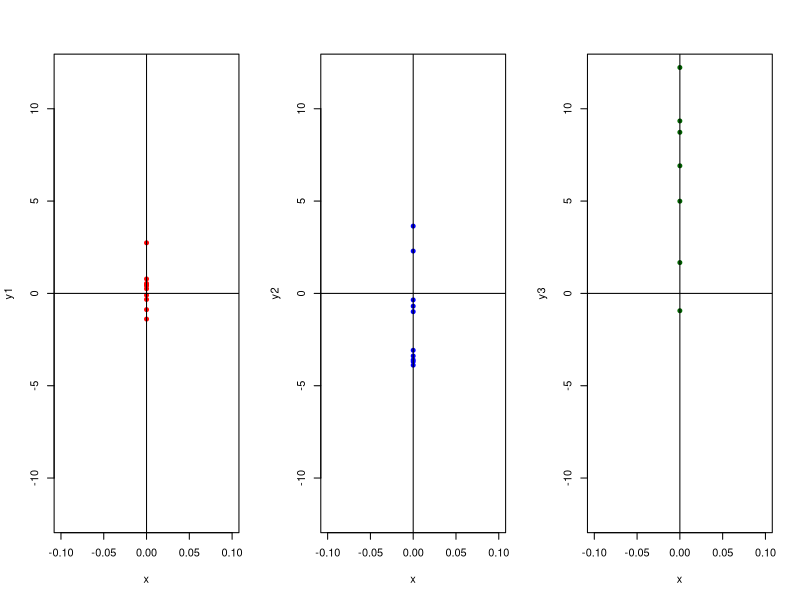
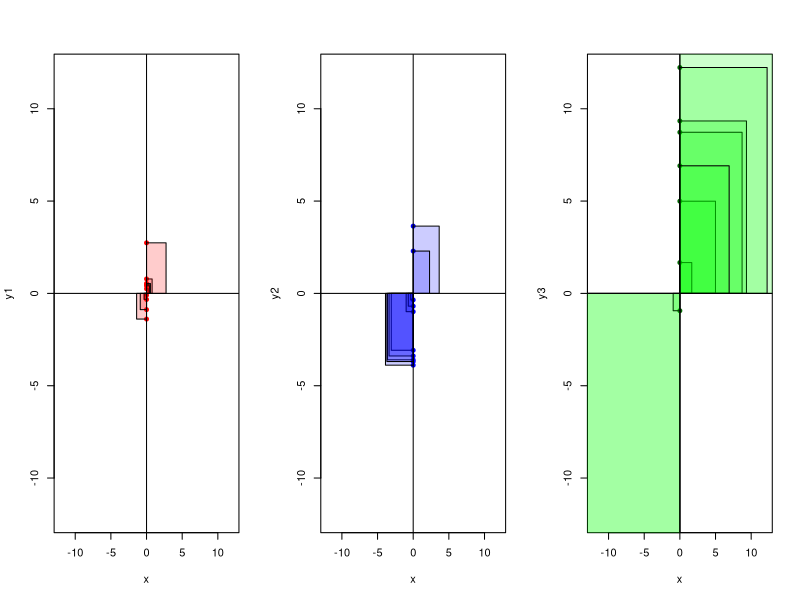
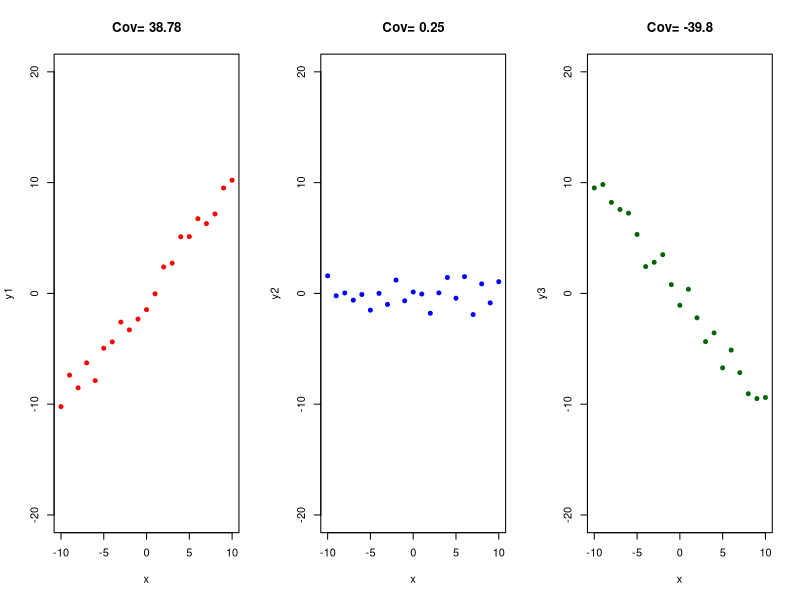
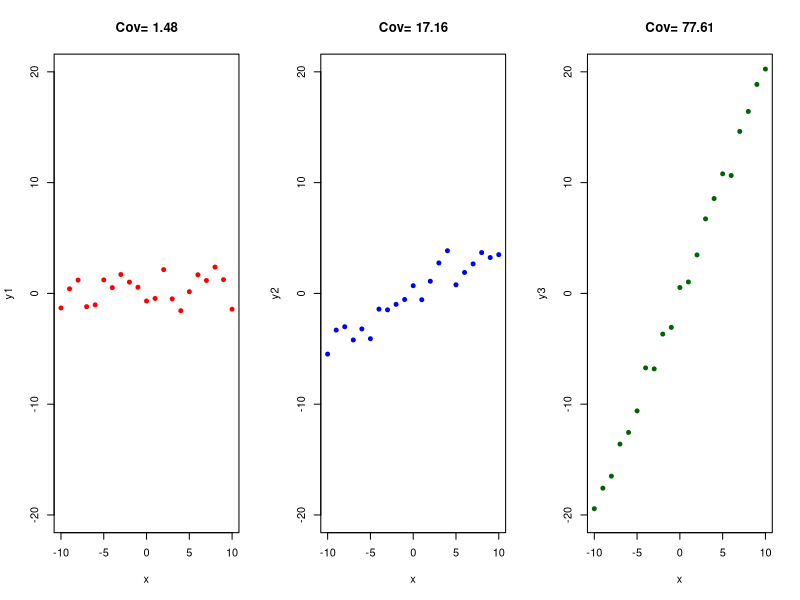
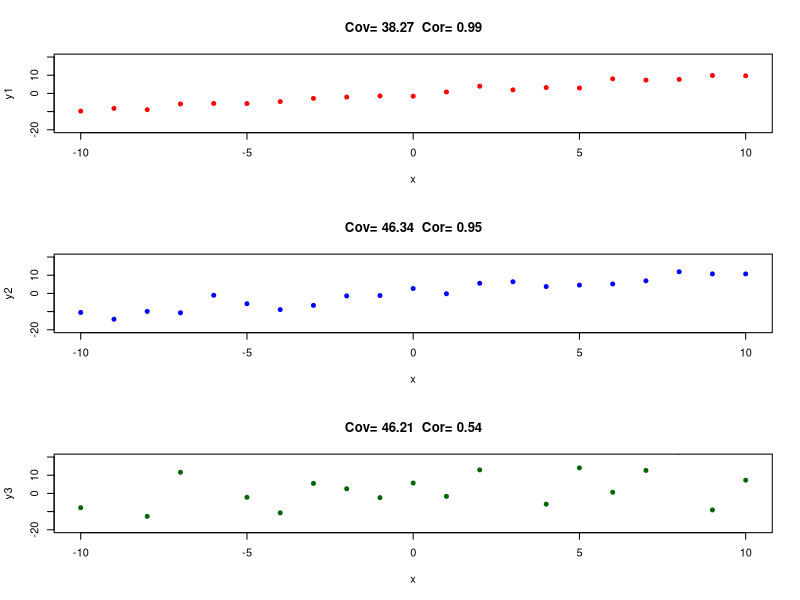
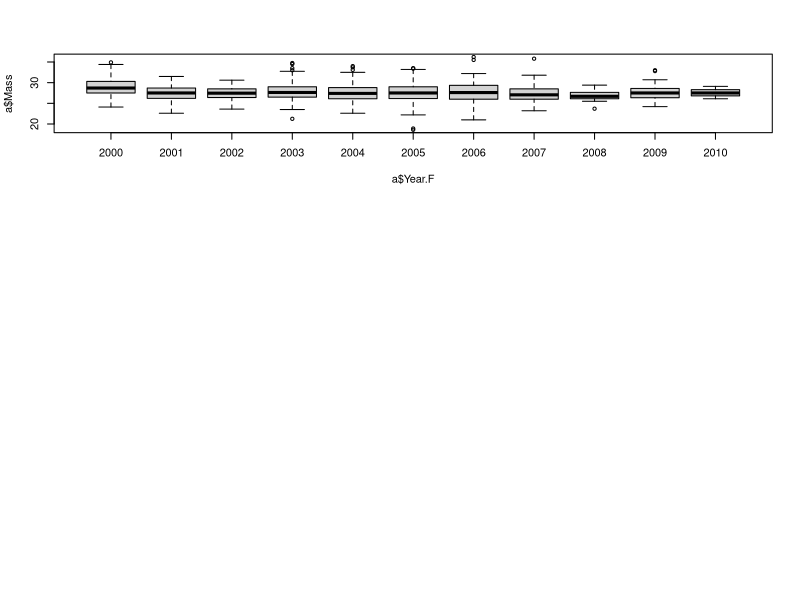
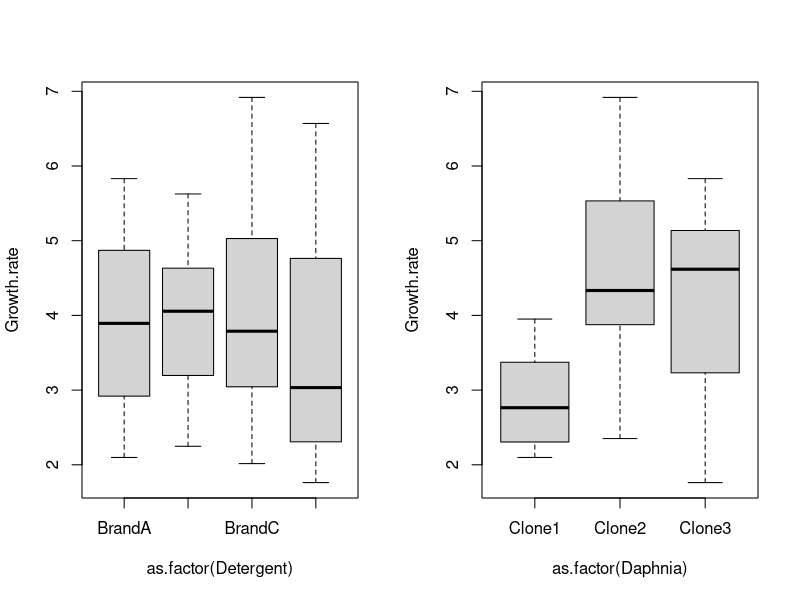
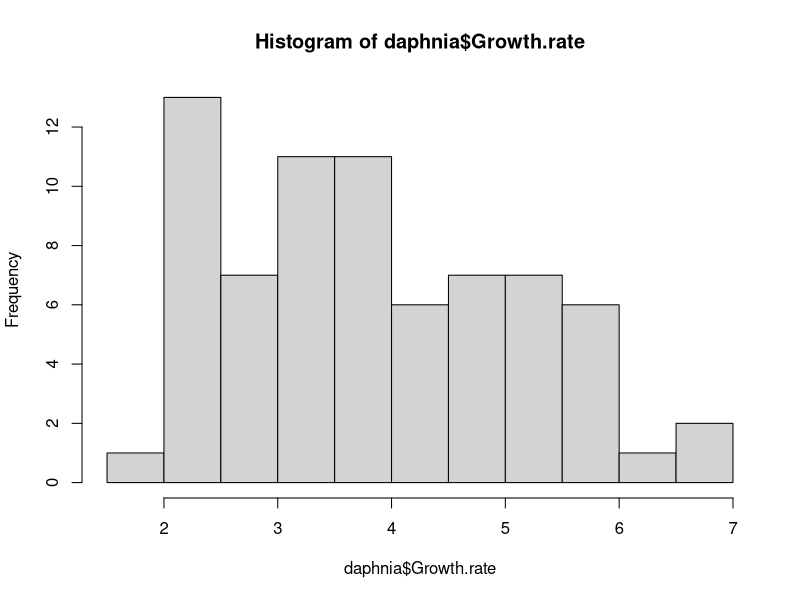

Reproduce these figures in R, in order.
## Stats with sparrows


## SwS 10 - R squared, covariance, correlation ----

# covariance - how 2 variables change together
# product of sums of squares for x and y
# depends on units etc can be v big/small 

# covariance vs correlation
# correlation = cov/product of st dev for x and y
# STANDARDISED version of covariance
# will be between -1 and 1 - (easier to interpret/more meaningful/generally 
# applicable/comparable between studies than covar!)

# r squared
# coefficient of determination
# proportion of variance in y explained by x

# square of cor coef for 1 expl var
# >1 expl var: r^2 = 1 - SSresiduals / SStotal (SS=sums of squares=variance)

# cor coef describes relationship between x and y, between -1 and 1
# r squared describes how strong x and y correlated, between 0 and 1


## Hand-out work ----

# First, remember that the	variance is	really	just the sum of	the	deviations	from	the	mean.	
# That	means, for a given	dataset, we	take the mean,	and	then	subtract that	from	each	
# datapoint. That deviation then	is	squared,	and	we	add	all	up.	We	then	divide	by	the	sample	
# size	(minus	one).	We	can	visualize that	neatly:
rm(list = ls())
# create three data sets y with different variances (1, 10, 100)
# rnorm() requires sample size (20), mean and sd
y1<-rnorm(10, mean=0, sd=sqrt(1))
var(y1)

y2 <- -rnorm(10, mean=0, sd=sqrt(10))
var(y2)

y3<-rnorm(10, mean=0, sd=sqrt(100))
var(y3)

# create x for plotting
x <- rep(0, 10)
par(mfrow = c(1, 3))
plot(x, y1, xlim=c(-0.1,0.1), ylim=c(-12,12), pch=19, cex=0.8, col="red")
abline(v=0)
abline(h=0)

plot(x, y2, xlim=c(-0.1,0.1), ylim=c(-12,12), pch=19, cex=0.8, col="blue")
abline(v=0)
abline(h=0)

plot(x, y3, xlim=c(-0.1,0.1), ylim=c(-12,12), pch=19, cex=0.8, col="darkgreen")
abline(v=0)
abline(h=0)

# clear that y3 has larger variance - all have same mean

# now plot w the squares
?polygon()
par(mfrow = c(1, 3))

plot(x, y1, xlim=c(-12,12), ylim=c(-12,12) ,pch=19, cex=0.8, col="red")
abline(v=0)
abline(h=0)
polygon(x=c(0,0,y1[1],y1[1]),y=c(0,y1[1],y1[1],0), col=rgb(1, 0, 0,0.2))
polygon(x=c(0,0,y1[2],y1[2]),y=c(0,y1[2],y1[2],0), col=rgb(1, 0, 0,0.2))
polygon(x=c(0,0,y1[3],y1[3]),y=c(0,y1[3],y1[3],0), col=rgb(1, 0, 0,0.2))
polygon(x=c(0,0,y1[4],y1[4]),y=c(0,y1[4],y1[4],0), col=rgb(1, 0, 0,0.2))
polygon(x=c(0,0,y1[4],y1[4]),y=c(0,y1[4],y1[4],0), col=rgb(1, 0, 0,0.2))
polygon(x=c(0,0,y1[5],y1[5]),y=c(0,y1[5],y1[5],0), col=rgb(1, 0, 0,0.2))
polygon(x=c(0,0,y1[6],y1[6]),y=c(0,y1[6],y1[6],0), col=rgb(1, 0, 0,0.2))
polygon(x=c(0,0,y1[7],y1[7]),y=c(0,y1[7],y1[7],0), col=rgb(1, 0, 0,0.2))
polygon(x=c(0,0,y1[8],y1[8]),y=c(0,y1[8],y1[8],0), col=rgb(1, 0, 0,0.2))
polygon(x=c(0,0,y1[9],y1[9]),y=c(0,y1[9],y1[9],0), col=rgb(1, 0, 0,0.2))
polygon(x=c(0,0,y1[10],y1[10]),y=c(0,y1[10],y1[10],0), col=rgb(1, 0, 0,0.2))

# for loops for y2 and y3
plot(x, y2, xlim=c(-12,12), ylim=c(-12,12), pch=19, cex=0.8, col="blue")
abline(v=0)
abline(h=0)
for (i in 1:length(y2)) {
    polygon(x=c(0,0,y2[i],y2[i]),y=c(0,y2[i],y2[i],0), col=rgb(0, 0, 1,0.2))
}
plot(x, y3, xlim=c(-12,12), ylim=c(-12,12), pch=19, cex=0.8, col="darkgreen")
abline(v=0)
abline(h=0)
for (i in 1:length(y3)) {
    polygon(x=c(0,0,y3[i],y3[i]),y=c(0,y3[i],y3[i],0), col=rgb(0, 1, 0,0.2))
}
# evident that green squares MUCH bigger than red, and the sum of them will be much larger


## covariance
# now if we have second variable, x
# can calculate the covariances between x and y as the product between 
# deviations of the mean

# simulate that x and y are related (by multiplying x with y but change intensity of association)
rm(list = ls())
par(mfrow = c(1, 3))

x<-c(-10:10)
var(x)

# here the association is 1:1, positive
y1 <- x*1 + rnorm(21, mean=0, sd=sqrt(1))
cov(x, y1)
plot(x, y1, xlim=c(-10,10), ylim=c(-20, 20), col="red", pch=19, cex=0.8,
     main=paste("Cov=",round(cov(x,y1),digits=2)))

# here there is no association
y2 <- rnorm(21, mean=0, sd=sqrt(1))
cov(x, y2)
plot(x, y2, xlim=c(-10,10), ylim=c(-20, 20), col="blue", pch=19, cex=0.8, 
     main=paste("Cov=",round(cov(x,y2),digits=2)))

# here the association is negative
y3 <- x*(-1) + rnorm(21, mean=0, sd=sqrt(1))
cov(x, y3)
plot(x, y3, xlim=c(-10,10), ylim=c(-20, 20), col="darkgreen", pch=19, cex=0.8,
     main=paste("Cov=",round(cov(x,y3),digits=2)))


# introduce stronger/weaker associations
rm(list = ls())
par(mfrow = c(1, 3))

x<-c(-10:10)
var(x)

# here the association is very weak, but not 0:
y1<-x*0.1 + rnorm(21, mean=0, sd=sqrt(1))
cov(x, y1)
plot(x, y1, xlim=c(-10,10), ylim=c(-20, 20), col="red", pch=19, cex=0.8, 
     main=paste("Cov=",round(cov(x,y1),digits=2)))

# here it is 0.5
y2<-x*0.5+ rnorm(21, mean=0, sd=sqrt(1))
cov(x, y2)
plot(x, y2, xlim=c(-10,10), ylim=c(-20, 20), col="blue", pch=19, cex=0.8,
     main=paste("Cov=",round(cov(x,y2),digits=2)))

# here the association is 2
y3<- x*2 +rnorm(21, mean=0, sd=sqrt(1))
cov(x, y3)
plot(x, y3, xlim=c(-10,10), ylim=c(-20, 20), col="darkgreen", pch=19, cex=0.8,
     main=paste("Cov=",round(cov(x,y3),digits=2)))


# covariance changes the stronger vars are associated
# BUT not v useful
# depends on units

# fix this by standardizing 
# so that response var has st dev of 1
# OR (more elegant) standardize using the st devs of both vars
# this cor coef helps gauge strength of association between 2 vars that co-vary
# between -1 and 1 (0=no association, -1 and 1 strongest possible)
# without units so comparable to diff datasets

# compare cov and cor:
cov(x,y1)
cor(x, y1)
cov(x,y2)
cor(x,y2)
cov(x,y3)
cor(x,y3)

# introduce variation in y
rm(list = ls())
par(mfrow = c(3, 1))

x<-c(-10:10)
var(x)

# here the association is 1:1, with low variance in y
y1<-x*1 + rnorm(21, mean=0, sd=sqrt(1))
cov(x, y1)
plot(x, y1, xlim=c(-10,10), ylim=c(-20, 20), col="red", pch=19, cex=0.8,
     main=paste("Cov=",round(cov(x,y1),digits=2)," Cor=",round(cor(x,y1),digits=2)))

# The association remains 1:1, but higher variance in y
y2<-x*1 + rnorm(21, mean=0, sd=sqrt(10))
cov(x, y2)
plot(x, y2, xlim=c(-10,10), ylim=c(-20, 20), col="blue", pch=19, cex=0.8, 
     main=paste("Cov=",round(cov(x,y2),digits=2)," Cor=",round(cor(x,y2),digits=2)))

# even bigger variance in y
y3<- x*1 + rnorm(21, mean=0, sd=sqrt(100))
cov(x, y3)
plot(x, y3, xlim=c(-10,10), ylim=c(-20, 20), col="darkgreen", pch=19, cex=0.8,
     main=paste("Cov=",round(cov(x,y3),digits=2)," Cor=",
                round(cor(x,y3),digits=2)))
# cov stays ~same (higher x, higher y still 1:1)
# correlation decreases - more noise - less clear correlation


## calculus for mean, var, cov ----
rm(list= ls())

#### rules for the mean

## 1. the mean of a constant is the constant
mean(4)

## 2. adding a constant value to each term increases the mean (or 
# expected value) by the constant
y<-c(-3,5,8,-2)
mean(y)
mean(y+4)
mean(y)+4

## 3. multiplying each term by a constant value multiplies the mean 
# by that constant
mean(y*4)
mean(y)*4

## 4. the mean of the sum of 2 vars is the sum of the means
y1<-runif(n=4)
mean(y1)
mean(y)
mean(y1) + mean(y)
mean(y1+y)


#### rules for the variance

## 1. the variance of a constant is 0
a<-c(4,4,4,4)
var(a)

## 2. adding a constant value to the variable does not change the variance,
# it only shifts the mean
var(y)
mean(y)
var(y+4)
mean(y+4)

## 3. multiplying a random var by a constant increases the variance by the
# square of the constant
var(y)
var(y*2)
var(y*4)

## 4. the variance of the sum of 2/more random vars is equal to the sum of 
# each of their variances only when the random vars are independent
# independent means their covariance is 0
var(y)
y2<-c(-2, -10, 20, 18)
var(y2)
var(y+y2)
var(y) + var(y2)


#### rules for covariances

## 1. the covariance of 2 constants, c and k, is 0
rm(list = ls())
a<-rep(4,10)
b<-rep(6,10)
cov(a,b)

## 2. the covariance of 2 indpendent random vars is 0
rm(list = ls())
x<-runif(10)
y<-runif(10)
cov(x,y)

## 3. the covariance is a combinative (not affected by order)
cov(x, y)
cov(y, x)

## 4. the covariance of a random variable with a constant is 0
a<-rep(4,10)
cov(x,a)

## 5. adding a constant to either/both random vars does not change 
# their covariances
cov(x,y)
cov((x+5), y)
cov((x+5),(y+5))

## 6. multiplying a random var by a constant multiplies the covariance by 
# that constant
cov(x,y)
cov(x*2,y)

## 7. the covariance of a random var with a sum of random vars is just the 
# sum of the covariances with each of the random variables
z <- x*0.4+0.1*runif(10)
cov((x+y),z)
cov(x,z)+cov(y,z)


## SwS 11a - Linear models w categorical predictors ----

# lm(response ~ explanatory)

a <- read.table("../data/SparrowSize.txt", header=TRUE)
str(a)

# sex: 0 and 1
catmod1 <- lm(Mass ~ Sex, data=a)
summary(catmod1)

# yi = b0 + b1xi + epsiloni
# when xi = 0 (female) b0 will be intercept (yi = b0 + epsiloni)
# when xi = 1 (male) -- b1xi is the diff between females and males (yi = b0 + b1xi + epsiloni)
# like a ttest

# so in summary(catmod1) - intercept = mean mass for female, 
# add ~half a gram -> ave male mass (bit labelled Sex)

# mean of each group:
# females = intercept
# males = intercept + b1 (b1 diff between groups)

## intercept is the mean of reference category - R chooses this alphanumerically (can force-add 0 in front!)

catmod2 <- lm(Mass ~ Sex.1, data=a)
summary(catmod2)
# values still the same


## categorical predictors with more than 2 levels

# year as categorical predictor
# hypothesis: diff yrs have diff food supply
# prediction: mass differs between years

# have to tell R to use years as categorical

a$Year.F <- as.factor(a$Year)
str(a)

catmod3 <- lm(Mass ~ Year.F, data=a)
summary(catmod3)
# all categories compared to reference category
# sig stars against most - doesn't mean all years compleetly diff - only compared to ref
# have to do post-doc tests to compare each year

plot(a$Mass ~ a$Year.F)

## key points:
# r chooses ref level alpha numerically
# intercept = mean of ref level
# estimates = diff to ref level
# ttest: diff to ref level
# using cat vars w many levels - not so good because losing lots of degrees of freedom


## SwS 11b - multiple linear models ----

# can have >1 explanatory vars
# can mix continuous and factorial explanatory vars
# complexity increases
# BUT careful - need to be easily explained, presented

# yi = b0 + b1xio + b2xi1 + b3xi2 + epsiloni

## eg w 2 predictor vars
# yi = b0 + b1xio + b2xi1 + epsiloni
# b0 = intercept
# b1 = estimates effect of continuous var x0 (tarsus)
# b2 = estimates effect of 2-level factor x1 (sex)

# w no effect
# females (xi2 = 0) -> yi = b0 + b1xi0 + epsiloni 
# males (xi2 = 1) -> y = b0 + b1xi0 + b2 + epsiloni - males have diff intercept = b0 + b2
# slope same 

# males heavier than females, still no effect of tarsus
# estimate sig diff to females (mean is diff)

# effect of tarsus not sex
# sig effect of slope


## interaction of terms
# what if effect of sex and tarsus (would have diff intercepts and slopes)
# yi = b0 + b1xi0 + b2xi1 + b3xi0xi1 + epsiloni
# costs LOTS of degrees of freedom - and MUST have a biological explanation!!!!
# b3 term has xi0 (sex) and xi1 (tarsus) interacting
# no new variables - just interacting existing one
# females: linear function still same (intercept and slope) ( because xi0 = 0)
# males: -> b0 + b2 + (b1 = b3)xi0 + epsiloni  - both slope and intercept diff from females

# b0 - intercept of ref group
# b1 - slope of ref group
# b2 - diff of intercept of group 1 to ref
# b3 - diff of slope of group 1 to ref

# don't interpret estimates from lm summary by themselves for interactions!!

# t value for intercepts - whether diff from 0


## KEY - making models - THINK about which variables biologically meaningful!!!! ----
## model + vs *
# if slope is ~ same for all vars - add them
# if there is BIO JUSTIFICATION for slope being diff for diff vars - then would 
# be interaction - if not justification - no interaction!!
# generally not penalised for too simple model - WILL be penalised if too 
# complex for no reason/cannot be interpreted!!!


## SwS 11c ----

# multiple continuous predictors, interactions between continuous predictors, 
# interactions between categorical predictors

# interactions between continuous predictors
# main effects cannot be interpreted in isolation 
# difficult to interpret, visualise
# only do if meaning behind and relevant to hypothesis

## what to use when:
## Always think of hypothesis, depends on q
## do you want to:
# predict
# explain
# explore
# account for variables

# models 
# interpretation for continuous vs cat vars differs - know which using
# know your data
# do not over-fit


## Hand-out work ----
rm(list=ls())

## Daphnia growth
# rate of growth in water containing 4 diff detergents and using
# individuals of 3 diff clones

## load and examine data
daphnia <- read.delim("../data/daphnia.txt")
summary(daphnia)
head(daphnia)
str(daphnia)

## check for outliers
# from summary data- categories have sufficient sample sizes - homegeneous dataset
par(mfrow = c(1, 2))
plot(Growth.rate ~ as.factor(Detergent), data=daphnia)
plot(Growth.rate ~ as.factor(Daphnia), data = daphnia)
# outliers in boxplots would be circles - none here

## homegeneity of variances - important assumption
# looking at plot - look sort of simialr (rule of thumb: ratio between largest
# var and smalled should not be much more than 4)
require(dplyr)
daphnia %>%
    group_by(Detergent) %>%
    summarise (variance=var(Growth.rate))
# fairly similar
daphnia %>%
    group_by(Daphnia) %>%
    summarise (variance=var(Growth.rate))
# var for clone 1 more than 4 times smaller than others - borderline but we'll go with it
# keep this in mind when interpreting results!!!
# would be explicitly clear about assumptions in report -> (“the	assumption	of	normality	was violated	- the	ratio	between	the	largest	and smallest variance	was	5,	which	is	slightly	too	much	and	might	bias	the	least	square	estimators”)	and	consider	the	consequences	of	this	for	when	you	draw	your	conclusions (also	explicitly	in	your	report).

## are the data normally distributed?
dev.off()
hist(daphnia$Growth.rate)
# Errr.	Well.	This	is	a	good	one.	WHAT	exactly	needs	to	be	normally	distributed?	And	how	close	to	normal	should	it	be?	Linear	regression	assumes	normality,	but it is	reasonably robust	against	violations.	However,	it	assumes	that	the	observations	for	each	x	are	normal.	So,	if	you	measure	something	at	x-2	10	times,	you’d	expect	the	resulting	y	to	be	normally distributed.	Zuur	et	al.	2010	nicely	shows	this.	Really,	we	are	interested	in	the	residuals.	So	we’ll	look	at	that	later	in	more	detail	and	for	now	hope	that	the	growth	rate	is	ok-ish	normally	distributed.

## are there excessively many zeros?
# from hist, no

## is there co-linearity among the covariates?
# only have categories here so doesn't apply
# check if all combinations represented - we know this data homogeneous

## visually inspect relationships
# done w boxplots above - no continuous covariates, maybe clone 1 has effect-that's about it

## consider interactions?
# no


### Model daphnia

# first make barplots of mean and se for both genotype and detergent

# get means and se
seFun <- function(x) {
    sqrt(var(x)/length(x))
}
detergentMean <- with(daphnia, tapply(Growth.rate, INDEX = Detergent,
                                      FUN = mean))
detergentSEM <- with(daphnia, tapply(Growth.rate, INDEX = Detergent,
                                     FUN = seFun))
cloneMean <- with(daphnia, tapply(Growth.rate, INDEX = Daphnia, FUN = mean))
cloneSEM <- with(daphnia, tapply(Growth.rate, INDEX = Daphnia, FUN = seFun))

# plot
par(mfrow=c(2,1),mar=c(4,4,1,1))  # plot one above other and reduce size of margins
barMids <- barplot(detergentMean, xlab = "Detergent type", 
                   ylab = "Population growth rate", ylim = c(0, 5))
arrows(barMids, detergentMean - detergentSEM, barMids, detergentMean +
           detergentSEM, code = 3, angle = 90)
barMids <- barplot(cloneMean, xlab = "Daphnia clone", 
                   ylab = "Population growth rate", ylim = c(0, 5))
arrows(barMids, cloneMean - cloneSEM, barMids, cloneMean + cloneSEM,
       code = 3, angle = 90)
# doesn't look like detergents matter but test anyway to see if any 
# explanatory power

daphniaMod <- lm(Growth.rate ~ Detergent + Daphnia, data=daphnia)
summary(daphniaMod)
# intercept is mean for brandA clone1 - this mean is sig diff from 0
# then next estimate is comparing mean of BrandB Clone1 to the ref (brandA Clone1) - not sig diff
# etc
# same difference in means as calculated for barplot
detergentMean - detergentMean[1]
cloneMean - cloneMean[1]
# to get mean of BrandA Clone2 - do intercept + estimate for Clone2
# to get mean of BrandB Clone3 - do intercept + estimate for BrandB + estimate for Clone3

## can use Tukey HSD to test all pairwise differences:
# first change model slightly (as Tukey doesn't accept lm input)
?aov  # v similar but less powerful than lm - can be useful
daphniaANOVAMod <- aov(Growth.rate ~ Detergent + Daphnia, data = daphnia)
summary(daphniaANOVAMod)
# Tukey
daphniaModHSD <- TukeyHSD(daphniaANOVAMod)
daphniaModHSD
# gives upper and lower 95CI (confidence interval)

# 2 tables: detergent (shows none are sig diff)
# daphnia  - clone1 sig diff from 2 and 3, 2 and 3 not diff to each other

par(mfrow=c(2,1),mar=c(4,4,2,2))
plot(daphniaModHSD)
# can see that clone1-clone2 and clone1-clone3 are the only ones that are sig diff from 0

## model validation
par(mfrow=c(2,2))
plot(daphniaMod)
# oh no! -no stars in the sky!
# QQ plot looks good - no outliers indeed
# but not too bad -publishable! IF openly explain the tihngs that affect how one interprets the data


## multiple regression ----

# dataset on volume of usable timber harvested from trees of known height and girth
# want to know whether height and girth important inpredicting yield from a tree

timber <- read.delim("../data/timber.txt")
summary(timber)
str(timber)
head(timber)

## outliers
par(mfrow = c(2, 2))
boxplot(timber$volume)
boxplot(timber$girth)
boxplot(timber$height)
# 1 outlier in volume - large but not excessively
# nothing to suggest it's a measurement error or typo - could be biologically true
# leave it in - remember when looking at leverage

## homogeneity of variances - level of variance of expl vars constant across sample
var(timber$volume)
var(timber$girth)
var(timber$height)
# violation of homogeneity = hetergeneity/heteroscedasticy
# interested in volumne (y) so standardize the x's:
# transform data:
t2<-as.data.frame(subset(timber, timber$volume!="NA"))
t2$z.girth<-scale(timber$girth)
t2$z.height<-scale(timber$height)
var(t2$z.girth)
var(t2$z.height)
plot(t2)

## normally dist?
par(mfrow = c(2, 2))
hist(t2$volume)
hist(t2$girth)
hist(t2$height)

## excessively many 0s?
# no

## co-linearity among covariates?
pairs(timber)
cor(timber)
# all variables positively correlated 
# tree diameter better predictor of yield than height
# too much correlation among the predictors (height and girth)
# not good - colinearity - inflates variation (would get larger se)
# then more difficult to detect an effect - get non-sig even if might be
# dropping covariates can affect estimates of other covars if colinear
# SEs inflated w square root of Variance Inflation Factor
# can use this VIF to see what amount of colinearity is too much

# calculate VIF by running extra linear model in which the covariate of focus (here girth)
# is y, and all other covars (height) are the covars
# then:
# VIF = 1 / (1 - R^2)
summary(lm(girth ~ height, data = timber))
VIF<- 1/(1-0.27)
VIF
sqrt(VIF)
# so SEs of girth inflated by 1.17 - not a lot
# some people - get rid of all covars w VIF > 3, some say >10
# test for it and keep in mind! (disclose in report) - think biology always
pairs(timber)
cor(timber)
# can see outlier in vol but behaves like all other points - doesn't 
# influence correlation too much
# same w scaled predictors - much the same - same correlations (should be!)
pairs(t2)
cor(t2)

## visually inspect relationships
# for covars done
# pair plot shows relationships w response var (vol) - are some relationships

## interactions?
# not for now

# if girth has such high corr w vol, do we need height too?
timberMod <- lm(volume ~ girth + height, data = timber)
anova(timberMod)
# yes! height needed as well as girth
summary(timberMod)

# R^2 shows >90% var in vol comes explained by:
# vol = -4.2 + 0.08*height + 0.04*girth
# NOTE: model makes stupid predictions if tree is v small 
# - 1m sapling w diameter 10cm contains -3.72 tonnes timber...!
# not sensible to expect model to make good predictions outside of 
# range of data used to fit it

plot(timberMod)
# no starry sky!
# QQ ok
# leverage not nice - one point esp stands out - 31
# if wanting to publish - run whole thing without this point and see if 
# come to same conclusions
# if so, leave it in, if not - think about why 31 stands out so much


# without 31
timber_subset <- t2[1:30,]
summary(timber_subset)
str(timber_subset)
head(timber_subset)

par(mfrow = c(2, 2))
boxplot(timber_subset$volume)
boxplot(timber_subset$girth)
boxplot(timber_subset$height)
# no outliers now

plot(timber_subset)
pairs(timber_subset)
cor(timber_subset)
summary(lm(girth ~ height, data = timber_subset))
VIF<- 1/(1-0.2)
VIF
sqrt(VIF)  # smaller VIF

timberMod2 <- lm(volume ~ girth + height, data = timber_subset)
anova(timberMod2)
summary(timberMod2)
plot(timberMod2)
## conclusions still basically the same


#### checklist ----
# 1. outliers?
# 2. homogeneity of variances?
# 3. normally distributed data?
# 4. excessively many zeros?
# 5. co-linearity amonf the covariates?
# 6. visually inspect relationships
# 7. consider interactions?


